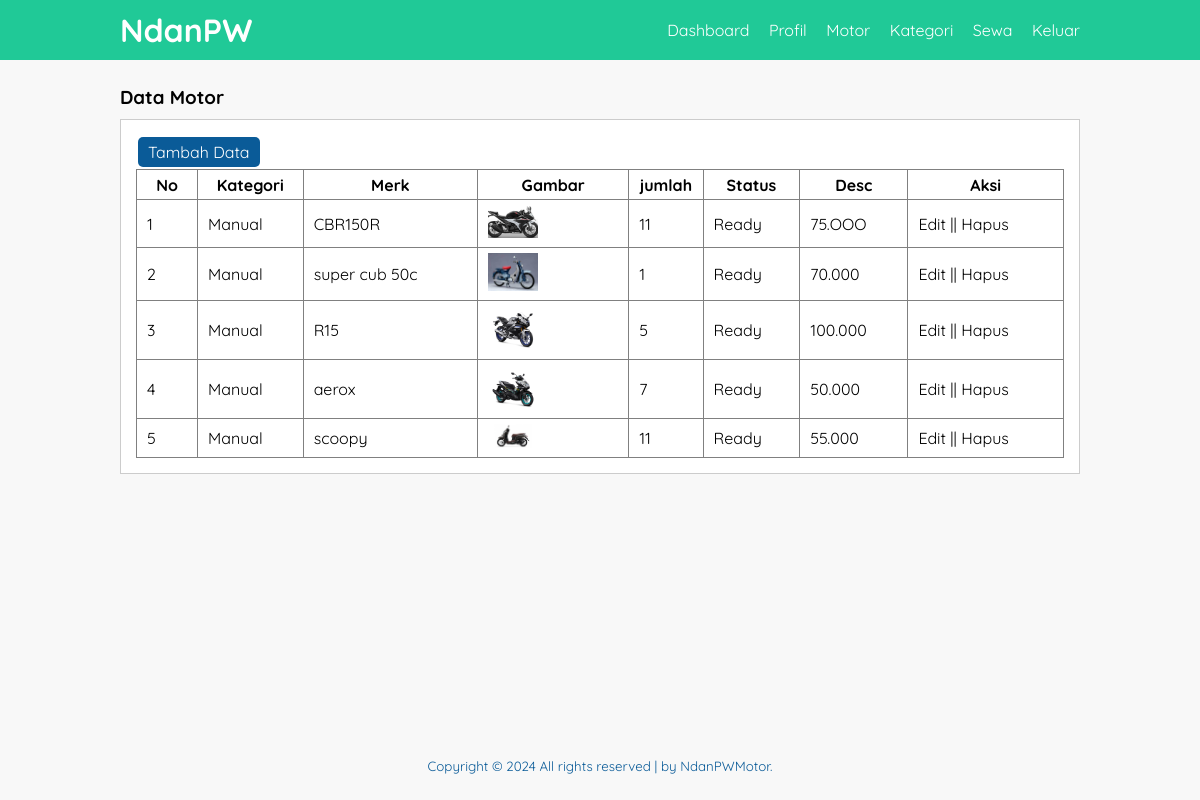
The page /data-motor.php (signed in) on the database its author committed.
### tables this page shows
CREATE TABLE `tb_motor` (
  `motor_id` int(11) NOT NULL,
  `kategori_id` int(50) NOT NULL,
  `merk_motor` varchar(50) NOT NULL,
  `motor_img` varchar(100) NOT NULL,
  `motor_desc` text NOT NULL,
  `date_created` timestamp NOT NULL DEFAULT current_timestamp() ON UPDATE current_timestamp(),
  `jumlah_motor` int(100) NOT NULL,
  `motor_status` tinyint(4) NOT NULL
);

CREATE TABLE `tb_kategori` (
  `kategori_id` int(11) NOT NULL,
  `kategori_name` varchar(50) NOT NULL
);

### data-motor.php (the view, shortened to what this page needs)
<?php
	include 'db.php';
?>
<!DOCTYPE html>
<html>
<head>
	<link rel="stylesheet" type="text/css" href="css/style1.css">
</head>
<body>
	<header>
		<div class="container">
			<h1><a href="dashboard.php">NdanPW</a></h1>
			<ul>
				<li><a href="dashboard.php">Dashboard</a></li>
				<li><a href="profil.php">Profil</a></li>
				<li><a href="data-motor.php">Motor</a></li>
				<li><a href="data-kategori.php">Kategori</a></li>
				<li><a href="data-sewa.php">Sewa</a></li>
				<li><a href="keluar.php">Keluar</a></li>
			</ul>
		</div>
	</header>
	<div class="section">
		<div class="container">
			<h3>Data Motor</h3>
			<div class="box">
				<p><a href="tambah-motor.php" class="box-tambah">Tambah Data</a></p>
				<table border="1" cellspacing="0" class="table">
					<thead>
						<tr>
							<th width="60px">No</th>
							<th>Kategori</th>
							<th>Merk</th>
							<th width="150px">Gambar</th>
							<th>jumlah</th>
							<th>Status</th>
							<th>Desc</th>
							<th>Aksi</th>
						</tr>
					</thead>
					<tbody>
						<?php
							$no = 1;
							$motor = mysqli_query($conn, "SELECT * FROM tb_motor LEFT JOIN tb_kategori USING (kategori_id) ORDER BY motor_id DESC");
							if(mysqli_num_rows($motor) > 0){
							while($row = mysqli_fetch_array($motor)){
						?>
						<tr>
							<td><?php echo $no++ ?></td>
							<td><?php echo $row['kategori_name'] ?></td>
							<td><?php echo $row['merk_motor'] ?></td>
							<td><a href="motor/<?php echo $row['motor_img'] ?>" target="_blank"> <img src="motor/<?php echo $row['motor_img'] ?>" width="50px"> </a></td>
							<td><?php echo $row['jumlah_motor']?></td>
							<td><?php echo ($row['motor_status'] == 0)? 'Ready':'Booked'; ?></td>
							<td><?php echo $row['motor_desc'] ?></td>
							<td>
								<a href="edit-motor.php?id=<?php echo $row['motor_id'] ?>">Edit</a> || <a href="proses-hapus.php?idp=<?php echo $row['motor_id'] ?>" onclick="return confirm('Yakin ingin hapus ?')">Hapus</a>
							</td>
						</tr>
						<?php }}else{ ?>
							<tr>
								<td colspan="7">Tidak ada data</td>
							</tr>
						<?php } ?>
					</tbody>
				</table>
			</div>
		</div>
	</div>
	<footer>
		<div class="container">
			<small>Copyright © 2024 All rights reserved | by NdanPWMotor.</small>
		</div>
	</footer>
</body>
</html>

### css/style1.css (style rules this page uses)
.box { background-color: #fff; border: none; padding: 0; margin: 10px auto; max-width: 1200px; }
* { padding: 0; margin: 0; font-family: "Quicksand", sans-serif; }
body { background-color: #f8f8f8; background-image: url(../img/walanime.jpg); background-size: cover; background-repeat: no-repeat; background-position: center; min-height: 100vh; }
a { color: inherit; text-decoration: none; }
.box-tambah { margin-bottom: 10px; margin: 2px; display: inline-block; padding: 5px 10px; background-color: #0a5b98; color: #fff; text-decoration: none; border-radius: 5px; border: none; }
header { background-color: #20c997; color: #fff; }
header h1 { float: left; padding: 10px 0; }
header ul { float: right; }
header ul li { display: inline-block; }
header ul li a { padding: 20px 0 20px 15px; display: inline-block; }
footer { padding: 25px 0; color: #0a5b98; text-align: center; position: fixed; left: 0; bottom: 0; width: 100%; }
.container { width: 80%; margin: 0 auto; }
.container:after { content: ""; display: block; clear: both; }
.section { padding: 25px 0; }
.box { background-color: #fff; border: 1px solid #ccc; padding: 15px; box-sizing: border-box; margin: 10px 0 25px 0; }
.box:after { content: ""; display: block; clear: both; }
.table { width: 100%; border-collapse: collapse; }
.table tr { height: 30px; }
.table tr td { padding: 5px 10px; }
@media screen and (max-width: 1200px) { .container { max-width: 960px; } }

### rows shown on the page
tb_motor: kategori.kategori_name "Manual", merk_motor "CBR150R", motor_img (picture), jumlah_motor "11", motor_status "Ready", motor_desc "75.OOO"
tb_motor: kategori.kategori_name "Manual", merk_motor "super cub 50c", motor_img (picture), jumlah_motor "1", motor_status "Ready", motor_desc "70.000"
tb_motor: kategori.kategori_name "Manual", merk_motor "R15", motor_img (picture), jumlah_motor "5", motor_status "Ready", motor_desc "100.000"
tb_motor: kategori.kategori_name "Manual", merk_motor "aerox", motor_img (picture), jumlah_motor "7", motor_status "Ready", motor_desc "50.000"
tb_motor: kategori.kategori_name "Manual", merk_motor "scoopy", motor_img (picture), jumlah_motor "11", motor_status "Ready", motor_desc "55.000"
